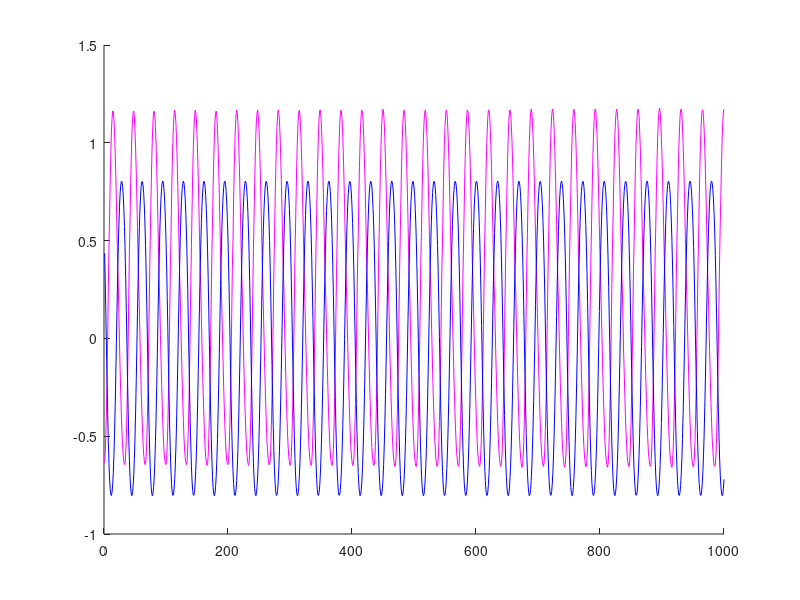
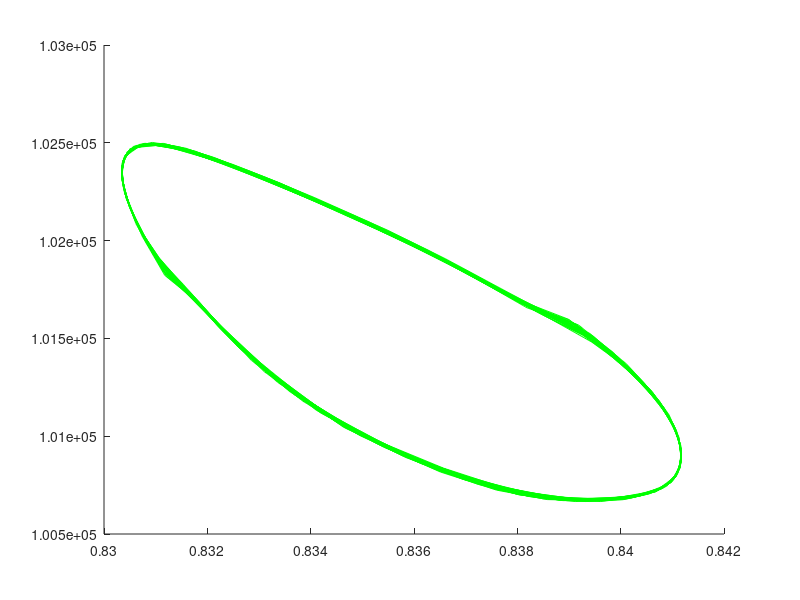
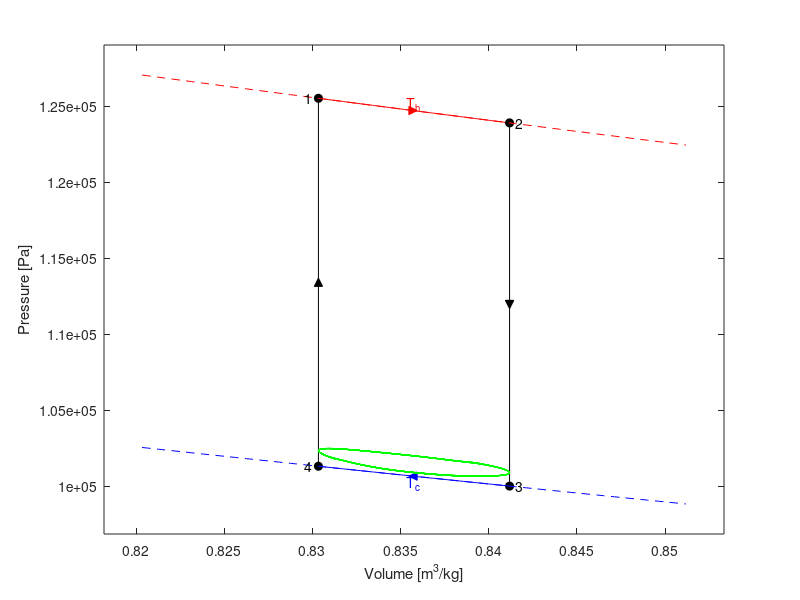

These figures' MATLAB source, in order:
clear;
% close all

%% Read serial data from Arduino Micro
% https://uk.mathworks.com/help/instrument/read-streaming-data-from-arduino.html

% arduinoObj = serialport("COM3",19200);
% configureTerminator(arduinoObj,"CR/LF");
% flush(arduinoObj);
% arduinoObj.UserData = struct("P",[],"V",[],"Count",1);
% configureCallback(arduinoObj,"terminator",@readData);

load arduinoData.mat
figure; hold on;
plot(Pmeas,'-m')
plot(Vmeas,'-b')
Pmeas = Pmeas*1000 + 101325; % pressure values from arduino [Pa]

%% calculate ideal Stirling cycle

% Temperature conditions
Th = 90 + 273.15; % heat source temperature [K]
Tc = 20 + 273.15; % heat sink temperature [K]
R = 287; % Gas constant for air [J/kg.K]

% Engine geometry
D = 90e-3; % diameter of large cylinder [m]
H = 20e-3; % height of large cylinder [m]
D_disp = D - 2*5e-3; % estm. diameter of displacer
H_disp = 8e-3; % estm. height of displacer
porosity = 0.9; % porosity of polyurethane foam
d = 16e-3; % diameter of piston; included in "A" in Arduino sketch
h = 2*4e-3; % total stroke length of piston; corresponds to "r" in Arduino sketch
v1 = pi/4*D^2*H - (1-porosity)*pi/4*D_disp^2*H_disp; % [m3]
v2 = v1 + pi/4*d^2*h; % [m3]

% Mass of air
% With connection to pressure transducer open, and piston in middle
% position, pressure and temperature will be at atmospheric. Can then use
% the reference specfic volume at that point to caluclate mass of air
% inside when resealed at these conditions.
m = 101325*(v1)/R/(20+273.15);
V1 = v1/m; % specific volume at V1 [m3/kg]
V2 = v2/m; % specific volume at V2 [m3/kg]
Vmeas = ((Vmeas*1e-6) + v1 + 0.5*pi/4*d^2*h)/m; % pressure values from arduino [m3/kg]

N = 100; % number of points 
% Process 1-2: Isothermal Heat Addition
n = 1; % polytropic index
P1 = R*Th/V1;
P2 = R*Th/V2;
V = linspace(V1,V2,N);
Ph = (P1*V1^n)./V.^n;

% Process 2-3: Constant Volume Heat Removal
V3 = V2;
P3 = R*Tc/V3;

% Process 3-4: Isothermal Heat Removal
V4 = V1;
P4 = R*Tc/V4;
Pc = (P4*V4^n)./V.^n;

% Process 4-1: Constant Volume Heat Addition
% nothing to calculate as know all values already.

figure; hold on;
plot(Vmeas,Pmeas,'-g')

figure; hold on; box on;
plot(V,Ph,'r')
plot([V2,V3],[P2,P3],'-ok','MarkerFaceColor','k')
plot(V,Pc,'-b')
plot([V4,V1],[P4,P1],'-ok','MarkerFaceColor','k')
% arrows
plot(V(N/2),Ph(N/2),'>r','MarkerFaceColor','r')
plot(V2,(P2+P3)/2,'vk','MarkerFaceColor','k')
plot(V(N/2),Pc(N/2),'<b','MarkerFaceColor','b')
plot(V1,(P1+P4)/2,'^k','MarkerFaceColor','k')
% isotherms
Vref = linspace(V1-0.01,V2+0.01,N);
Phref = (R*Th/(V1-0.01))*((V1-0.01)^n)./Vref.^n;
Pcref = (R*Tc/(V1-0.01))*((V1-0.01)^n)./Vref.^n;
plot(Vref,Phref,'r--')
plot(Vref,Pcref,'b--')
% text labels
text(V1,P1,'1  ','HorizontalAlignment','right')
text(V2,P2,'  2','HorizontalAlignment','left')
text(V3,P3,'  3','HorizontalAlignment','left')
text(V4,P4,'4  ','HorizontalAlignment','right')
text(V(N/2),Ph(N/2),{'T_h',' ',' '},'HorizontalAlignment','center','Color','r')
text(V(N/2),Pc(N/2),{' ',' ','T_c'},'HorizontalAlignment','center','Color','b')
% Arduino data
plot(Vmeas,Pmeas,'-g')
xlabel('Volume [m^3/kg]')
ylabel('Pressure [Pa]')
axis('padded');

function readData(src,~)

    data = readline(src);
    data = strsplit(data,',');
    
    src.UserData.P(end+1) = str2double(data(1));
    src.UserData.V(end+1) = str2double(data(2));
    
    src.UserData.Count = src.UserData.Count + 1;

    if src.UserData.Count > 1000
        configureCallback(src,"off");
        plot(src.UserData.V(2:end),src.UserData.P(2:end),'o');
    end
end